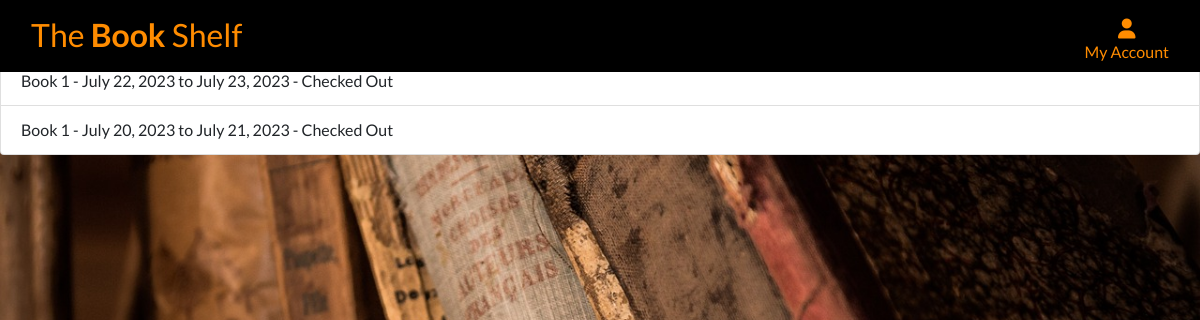
The app's page /rental/all_reservations/ (signed in) with its own data.
### rental/models.py (models this page shows, shortened)
class Reservation(models.Model):
    book = models.ForeignKey(Book, on_delete=models.CASCADE)
    user = models.ForeignKey(User, on_delete=models.CASCADE)
    start_date = models.DateField()
    end_date = models.DateField()
    is_checked_out = models.BooleanField(default=False)

class Book(models.Model):
    title = models.CharField(max_length=200)
    author = models.CharField(max_length=100)
    description = models.TextField()
    image = models.ImageField(blank=True, null=True)

### rental/views.py (the view)
# urls.py: path('all_reservations/', views.all_reservations, name='all_reservations'),
@login_required
def all_reservations(request):
    user = request.user
    reservations = Reservation.objects.filter(user=user)
    return render(request, 'rental/all_reservations.html', {'reservations': reservations})

### rental/templates/rental/all_reservations.html
{% extends 'base.html' %}
{% block content %}
    <h1>All Reservations</h1>
    <ul class="list-group">
        {% for reservation in reservations %}
            <li class="list-group-item">
                {{ reservation.book.title }} - {{ reservation.start_date }} to {{ reservation.end_date }}
                - {% if reservation.is_checked_out %}Checked Out{% else %}Not Checked Out{% endif %}
            </li>
        {% empty %}
            <li class="list-group-item">You have no reservations.</li>
        {% endfor %}
    </ul>
{% endblock %}

### static/css/base.css (style rules this page uses)
html { height: 100%; }
body { background: url('/media/homepage_background.jpg') no-repeat center center; background-color: black; background-size: cover; height: auto; font-family: 'Lato'; }

### records on screen
Reservation: book "Book 1", start_date "July 22, 2023", end_date "July 23, 2023", is_checked_out "Checked Out"
Reservation: book "Book 1", start_date "July 20, 2023", end_date "July 21, 2023", is_checked_out "Checked Out"
